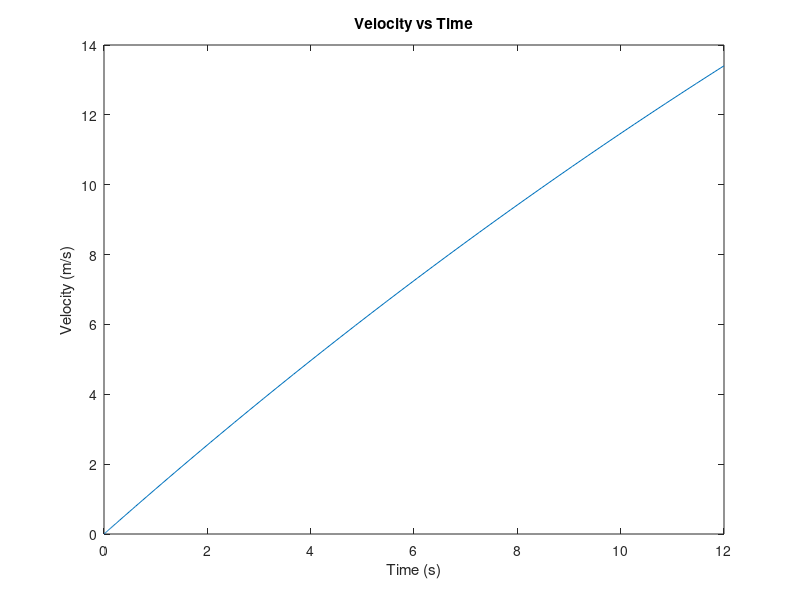
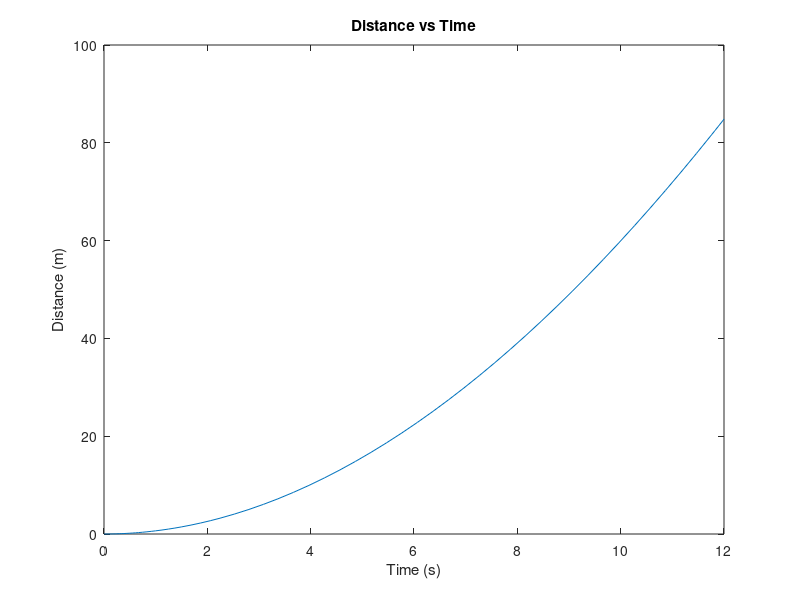
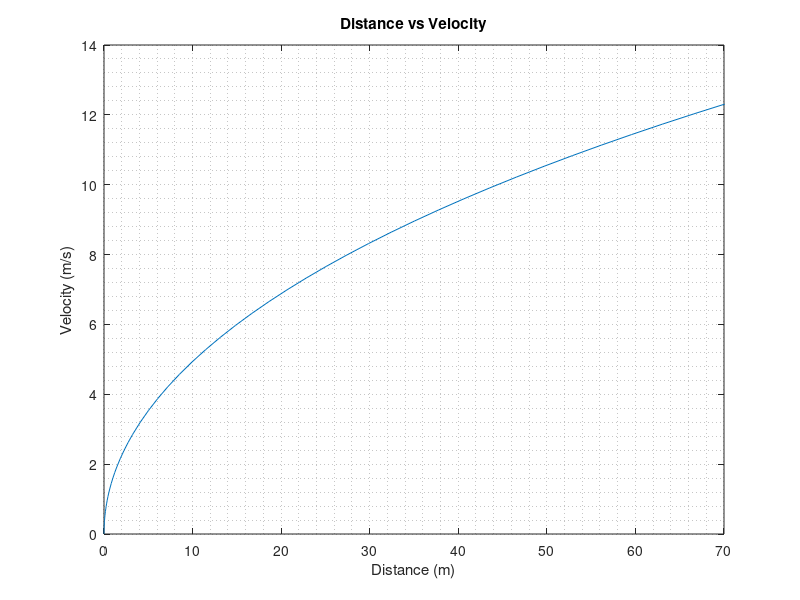
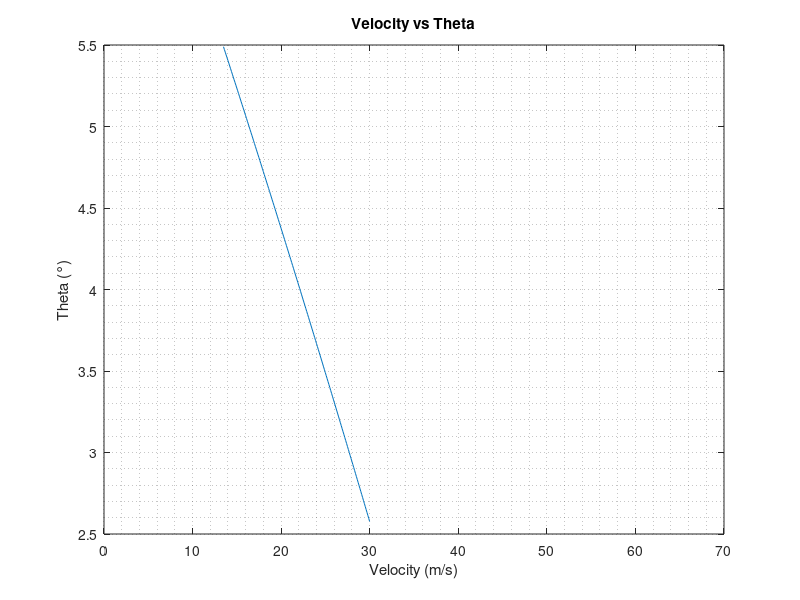

These charts were generated, in order, by the following MATLAB code:
clear all; close all; clc;

% Define parameters
g = 9.81; % acceleration due to gravity (m/s^2)
W = 150; % weight of aircraft (N)
mu = 0.1; % coefficient of friction between tires and runway
rho = 1.225; % air density (kg/m^3)
S = 1.02; % wing area (m^2)
CD = 0.09; % drag coefficient
CL = 0.90; % lift coefficient
CLmax = 1.90; % maximum lift coefficient
T0 = 35; % thrust at sea level (N)
a = -0.0014;
b = -0.40;

% Define stall velocity
Vs = (sqrt(2 * W/(rho * CLmax * S)));

% Define take-off velocity
Vto = 1.2*(sqrt(2 * W/(rho * CLmax * S)));

% Define ODE function
f = @(t, y) (g/W) * ((a * y^2 + b * y + T0)-(CD * 0.5 * rho * S * y^2)- mu *(W - (CL * 0.5 * rho * S * y^2)));

% Define initial conditions
V0 = 0;

% Define time
tspan = [0, 12];

% Solve ODE using ode45
[t, V] = ode45(f, tspan, V0);

% Integrate velocity to obtain distance
D = cumtrapz(t, V);

% Interpolate velocity to obtain distance
Dto = interp1(V,D,Vto,'spline');

% Define Theta in function of velocity
y = Vto:.1:30;
theta = (asin(((a .* y.^2 + b .* y + T0)./W) - (1./((CL * 0.5 * rho * S .* y.^2)./(CD * 0.5 * rho * S .* y.^2))))) * (180/pi);

% Define climb distance
Dc = 0.7./tan(theta.*pi/180);

% Define vertical velocity
Vv = tan(theta * (pi/180)) .* y;

% Plot results

figure()
plot(t, V)
xlabel('Time (s)')
ylabel('Velocity (m/s)')
title('Velocity vs Time')

figure()
plot(t, D)
xlabel('Time (s)')
ylabel('Distance (m)')
title('Distance vs Time')

figure()
plot(D, V)
xlabel('Distance (m)')
ylabel('Velocity (m/s)')
title('Distance vs Velocity')
xlim([0 70])
grid minor

figure()
plot(y, theta)
xlabel('Velocity (m/s)')
ylabel('Theta (°)')
title('Velocity vs Theta')
xlim([0 70])
grid minor

figure()
plot(y, Vv)
xlabel('Velocity X (m/s)')
ylabel('Velocity Y (m/s)')
title('Velocity X vs Velocity Y')
xlim([0 35])
grid minor